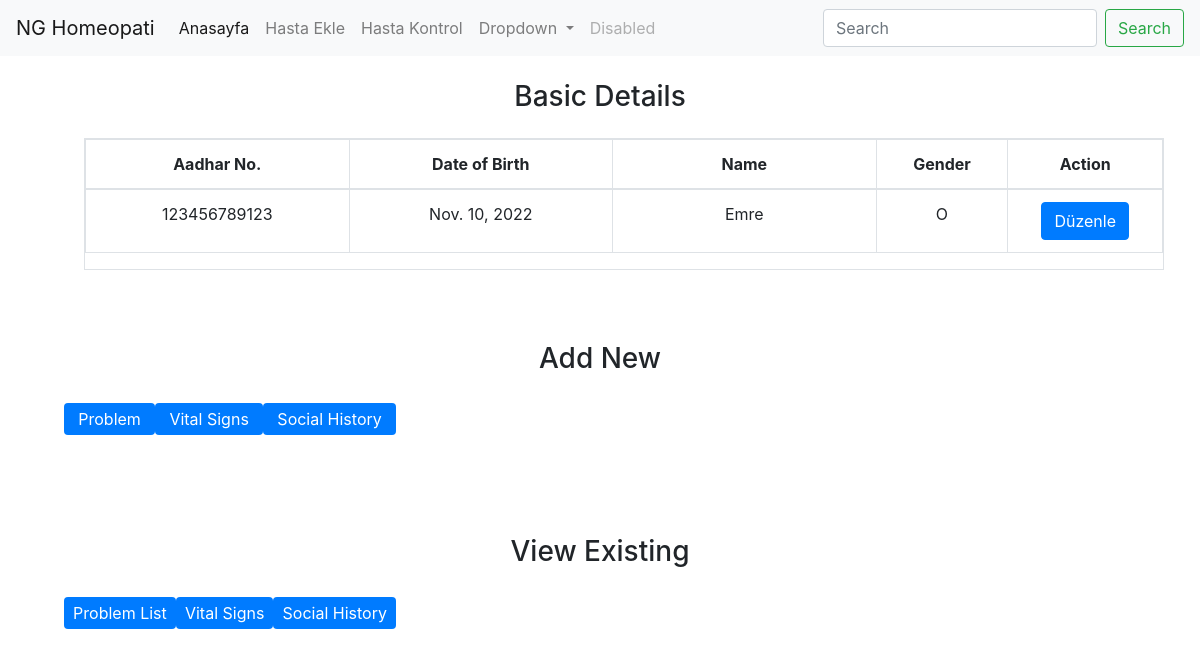
Page /patient-detail/123456789123 (signed in) on the committed database.
### b/models.py (models this page shows, shortened)
class Patient(models.Model):
    GENDER_CHOICES = (
        ("M", "Male"),
        ("F", "Female"),
        ("O", "Other")
    )
    aadhaarId = models.CharField(primary_key=True, max_length=6, help_text= "12 digit aadhar no" )
    name = models.CharField(max_length=20)
    date_of_birth = models.DateField(max_length=8, help_text="YYYY-MM-DD")
    gender = models.CharField(choices=GENDER_CHOICES, max_length=1)
    last_updated_on = models.DateTimeField(auto_now=True)
    class Meta:
        verbose_name = "patient"
        verbose_name_plural = "patients"
        ordering = ["-last_updated_on"]

### b/views.py (the view)
# urls.py: path('patient-detail/<int:id>',views.patientDetail, name ='patient_detail'),
@login_required()
def patientDetail(request, id):
    try:
        patient = get_object_or_404(Patient, aadhaarId = id)
        return render(
            request, "patient_records/patient-details.html",
            context = {'patient': patient}
            )
    except:
        messages.error(request, 'patient record not found')
    return redirect('patient-check/')

### b/templates/patient_records/patient-details.html (shortened to what this page needs)
{% extends 'base.html' %}
{% load static %}
{% load bootstrap4 %}
{% load i18n %}
{% block content %}
<div class="container mt-4">
    <h3 class="text-center mb-4">Basic Details</h3>
    <div class="col-md-12 search-table-col m-4">
        <div class="table-responsive table table-hover table-bordered results">
            <table class="table table-hover table-bordered">
                <thead class="bill-header cs">
                    <tr>
                        <th id="trs-hd-2" class="col-lg-2 text-center">Aadhar No.</th>
                        <th id="trs-hd-3" class="col-lg-2 text-center">Date of Birth</th>
                        <th id="trs-hd-1" class="col-lg-2 text-center">Name</th>
                        <th id="trs-hd-4" class="col-lg-1 text-center">Gender</th>
                        <th id="trs-hd-5" class="col-lg-1 text-center">Action</th>
                    </tr>
                </thead>
                <tbody>
                    <tr>
                        <td class="text-center">{{ patient.aadhaarId}}</td>
                        <td class="text-center">{{ patient.date_of_birth }}</td>
                        <td class="text-center">{{ patient.name }}</td>
                        <td class="text-center">{{ patient.gender }}</td>
                        <td class="text-center">
                            <a href="/patient-update/{{ patient.aadhaarId }}"><button type="button" class="btn btn-primary">Düzenle</button></a>
                        </td>
                    </tr>
                </tbody>
            </table>
        </div>
    </div>
    <section class="py-5">
        <h3 class="text-center mb-4">Add New</h3>
          <div class="container">
            <div class="row">
               <div class="col-lg-4 w-100">
                  <div class="nav-wrapper position-relative end-0">
                     <ul class="nav nav-pills nav-fill p-1" role="tablist">
                        <li class="nav-item">
                           <a class="nav-link mb-0 px-0 py-1 active" href="/patient-problem-list-create/{{ patient.aadhaarId }}" role="tab" aria-controls="problem" aria-selected="false">
                               Problem
                           </a>
                        </li>
                         <li class="nav-item">
                           <a class="nav-link mb-0 px-0 py-1 active" href="/patient-vital-sign-create/{{ patient.aadhaarId }}" role="tab" aria-controls="vitalsigns" aria-selected="false">
                               Vital Signs
                           </a>
                        </li>
                         <li class="nav-item">
                           <a class="nav-link mb-0 px-0 py-1 active" href="/patient-social-history-create/{{ patient.aadhaarId }}" role="tab" aria-controls="socialhistory" aria-selected="false">
                               Social History
                           </a>
                        </li>
                     </ul>
                  </div>
               </div>
            </div>
         </div>
    </section>
    <section class="py-5">
        <h3 class="text-center mb-4">View Existing</h3>
          <div class="container">
            <div class="row">
               <div class="col-lg-4 w-100">
                  <div class="nav-wrapper position-relative end-0">
                     <ul class="nav nav-pills nav-fill p-1" role="tablist">
                        <li class="nav-item">
                           <a class="nav-link mb-0 px-0 py-1 active" href="/patient-problem-list-view/{{ patient.aadhaarId }}" role="tab" aria-controls="problem" aria-selected="false">
                               Problem List
                           </a>
                        </li>
                         <li class="nav-item">
                           <a class="nav-link mb-0 px-0 py-1 active" href="/patient-vital-sign-view/{{ patient.aadhaarId }}" role="tab" aria-controls="vitalsigns" aria-selected="false">
                               Vital Signs
                           </a>
                        </li>
                         <li class="nav-item">
                           <a class="nav-link mb-0 px-0 py-1 active" href="/patient-social-history-view/{{ patient.aadhaarId }}" role="tab" aria-controls="socialhistory" aria-selected="false">
                               Social History
                           </a>
                        </li>
                     </ul>
                  </div>
               </div>
            </div>
         </div>
    </section>
</div>
{% endblock %}

### rows in the picture
Patient: aadhaarId "123456789123", date_of_birth "Nov. 10, 2022", name "Emre", gender "O"
